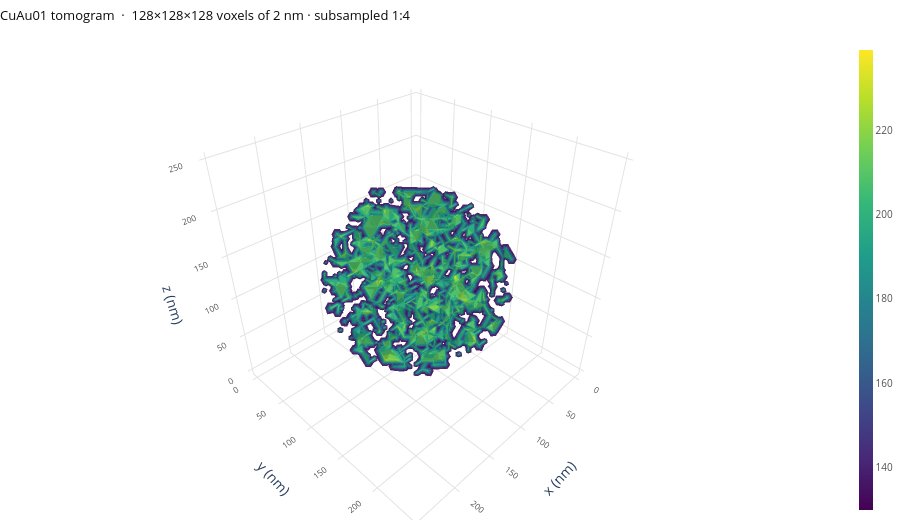

Notebook code cell kept with this figure:
### Markdown cell above
## Turning the tomogram around

A projection says what is in there; only rotation says what shape it is. The
interactive figures are Plotly, take the same arrays, and follow the same rule
with `fig=` in place of `ax=`. Drag to rotate, scroll to zoom — and move
`level` before believing any of it, because that one number decides what the
structure appears to be.

A browser cannot take 128³ voxels, so the volume is strided down first and the
title says by how much. At that stride a single isosurface of a porous
aggregate breaks into fragments; the translucent `volume` mode degrades
gracefully, which is why it is used here. (`mode="isosurface"`, `"points"`
and `"slices"` are the other three.)

### Code cell
from NanoOrganizer.viz import interactive as iv

iv.volume_figure(volume, mode="volume", level=130, voxel_size=voxel_nm, unit="nm",
                 max_voxels=40**3, height=520, title="CuAu01 tomogram")

### Figure 1 — Plotly figure (JSON) as saved in the notebook; plotly's stock layout.template omitted (floating-point values rounded to 4 significant figures; data arrays with more than 128 entries replaced by an {"elided": "..."} marker saying what was removed)
{"data": [{"caps": {"x": {"show": false}, "y": {"show": false}, "z": {"show": false}}, "colorbar": {"outlinewidth": 0, "thickness": 14, "tickfont": {"color": "#52514e", "size": 10}}, "colorscale": [[0.0, "#440154"], [0.1111, "#482878"], [0.2222, "#3e4989"], [0.3333, "#31688e"], [0.4444, "#26828e"], [0.5556, "#1f9e89"], [0.6667, "#35b779"], [0.7778, "#6ece58"], [0.8889, "#b5de2b"], [1.0, "#fde725"]], "isomax": 239.0, "isomin": 130, "opacity": 0.6, "showscale": true, "surface": {"count": 12}, "type": "volume", "value": {"elided": "32768 float values"}, "x": {"elided": "32768 float values"}, "y": {"elided": "32768 float values"}, "z": {"elided": "32768 float values"}}], "layout": {"height": 520, "margin": {"b": 0, "l": 0, "r": 0, "t": 40}, "paper_bgcolor": "white", "scene": {"aspectmode": "data", "xaxis": {"backgroundcolor": "white", "gridcolor": "#e4e3df", "showbackground": true, "tickfont": {"color": "#52514e", "size": 10}, "title": {"text": "x (nm)"}, "zerolinecolor": "#e4e3df"}, "yaxis": {"backgroundcolor": "white", "gridcolor": "#e4e3df", "showbackground": true, "tickfont": {"color": "#52514e", "size": 10}, "title": {"text": "y (nm)"}, "zerolinecolor": "#e4e3df"}, "zaxis": {"backgroundcolor": "white", "gridcolor": "#e4e3df", "showbackground": true, "tickfont": {"color": "#52514e", "size": 10}, "title": {"text": "z (nm)"}, "zerolinecolor": "#e4e3df"}}, "showlegend": false, "title": {"font": {"color": "#0b0b0b", "size": 13}, "text": "CuAu01 tomogram  ·  128×128×128 voxels of 2 nm · subsampled 1:4", "x": 0.0, "xanchor": "left"}}}
